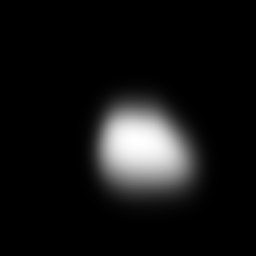
#> input picture anatomy_priors/vindr_train_heart_prior_256.png, 256 x 256 px
$ python -i check_cxr_orientation.py   (imports and definitions only)
#> lines starting #> are read from the running program, lines starting #| are printed output that depends on the picture
#> further down, picture is the input picture: shape (256, 256); min 0, max 255, mean 20
#!/usr/bin/env python3
"""
Check whether CXR images are anatomically horizontal or vertical.

Definitions:
  - horizontal_lungs:
      lungs are side-by-side in the current image orientation.
  - vertical_lungs_candidate:
      lung-like regions appear stacked vertically, suggesting a 90-degree rotated image.
  - canvas_portrait / canvas_landscape:
      purely based on image dimensions. This is NOT the same as anatomical orientation.

Supports:
  - PNG/JPG images
  - DICOM images, if pydicom is installed
  - CSV manifests, e.g. VinDr image_labels_test.csv
  - JSON manifests, e.g. MIMIC-CXR pretraining JSON

Install dependencies:
  pip install numpy pandas pillow opencv-python tqdm pydicom
"""

import argparse
import json
from pathlib import Path
from typing import Dict, List, Optional, Tuple

import cv2
import numpy as np
import pandas as pd
from PIL import Image
from tqdm import tqdm


IMAGE_EXTS = {".png", ".jpg", ".jpeg", ".bmp", ".tif", ".tiff"}
DICOM_EXTS = {".dcm", ".dicom"}


# -----------------------------
# Path collection
# -----------------------------

# [151 lines left out: functions collect_recursive, collect_from_csv, collect_from_json, load_image_as_gray, not called in this run]


# -----------------------------
# Orientation heuristic
# -----------------------------

def normalize_gray(gray: np.ndarray) -> np.ndarray:
    gray = gray.astype(np.float32)

    lo, hi = np.percentile(gray, [1, 99])
#> lo = 0; hi = 243
    if hi <= lo:
        lo, hi = float(gray.min()), float(gray.max())

    if hi <= lo:
        return np.zeros_like(gray, dtype=np.float32)

    gray = np.clip(gray, lo, hi)
    gray = (gray - lo) / (hi - lo + 1e-8)
    return gray


def remove_border_components(mask: np.ndarray) -> np.ndarray:
    """
    Remove connected components that touch image border.
    This helps remove black background outside the patient.
    """
    mask = mask.astype(np.uint8)
    num_labels, labels, stats, _ = cv2.connectedComponentsWithStats(mask, connectivity=8)

    h, w = mask.shape
    keep = np.zeros_like(mask, dtype=np.uint8)

    for comp_id in range(1, num_labels):
        x, y, bw, bh, area = stats[comp_id]
        touches_border = x <= 1 or y <= 1 or (x + bw) >= (w - 1) or (y + bh) >= (h - 1)
        if not touches_border:
            keep[labels == comp_id] = 1

    return keep


def find_two_lung_like_components(gray: np.ndarray) -> Tuple[List[Dict[str, float]], Dict[str, float]]:
    """
    Heuristic lung detector:
      - lungs are usually among darker regions inside the thorax
      - remove components touching border
      - keep plausible internal dark components
      - return two largest plausible components

    This is intentionally lightweight. It is for QC flagging, not clinical segmentation.
    """
    g = normalize_gray(gray)

    # Resize for speed and stable morphology.
    max_side = 512
    h0, w0 = g.shape
#> h0 = 256; w0 = 256
    scale = max_side / max(h0, w0) if max(h0, w0) > max_side else 1.0
#> scale = 1

    if scale != 1.0:
        g_small = cv2.resize(g, (int(w0 * scale), int(h0 * scale)), interpolation=cv2.INTER_AREA)
    else:
        g_small = g.copy()

    h, w = g_small.shape
#> h = 256; w = 256

    # Ignore extreme edges.
    margin_y = int(0.03 * h)
#> margin_y = 7
    margin_x = int(0.03 * w)
#> margin_x = 7

    work = g_small.copy()

    # Dark candidate mask. Percentile threshold is more stable than absolute threshold.
    inner = work[margin_y:h - margin_y, margin_x:w - margin_x]
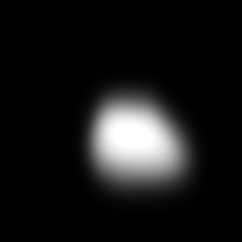
#> inner: shape (242, 242) float32; min 0, max 1, mean 0.0917
    dark_thr = np.percentile(inner, 42)
#> dark_thr = 0
    dark = (work < dark_thr).astype(np.uint8)
#> dark: shape (256, 256); every value is 0

    # Remove image border/background components.
    dark[:margin_y, :] = 0
    dark[h - margin_y:, :] = 0
    dark[:, :margin_x] = 0
    dark[:, w - margin_x:] = 0
    dark = remove_border_components(dark)
#> in remove_border_components, `num_labels, labels, stats, _ = cv2.connectedComponentsWithStats(mask, ..`: labels: shape (256, 256) int32; every value is 0
#> in remove_border_components, `num_labels, labels, stats, _ = cv2.connectedComponentsWithStats(mask, ..`: num_labels = 1; stats = [[0, 0, 256, 256, 65536]]

    # Morphological cleanup.
    kernel = np.ones((5, 5), np.uint8)
    dark = cv2.morphologyEx(dark, cv2.MORPH_OPEN, kernel)
    dark = cv2.morphologyEx(dark, cv2.MORPH_CLOSE, kernel)

    num_labels, labels, stats, centroids = cv2.connectedComponentsWithStats(dark, connectivity=8)
#> num_labels = 1; stats = [[0, 0, 256, 256, 65536]]; centroids = [[127.5, 127.5]]

    comps = []
    img_area = h * w
#> img_area = 65536

    for comp_id in range(1, num_labels):
        x, y, bw, bh, area = stats[comp_id]
        cx, cy = centroids[comp_id]

        area_frac = area / img_area

        # Plausible lung-field component constraints.
        if area_frac < 0.005:
            continue
        if area_frac > 0.35:
            continue

        # Avoid tiny slivers and extreme edge artifacts.
        if bw < 0.08 * w or bh < 0.08 * h:
            continue
        if cx < 0.08 * w or cx > 0.92 * w:
            continue
        if cy < 0.08 * h or cy > 0.92 * h:
            continue

        comps.append({
            "area": float(area),
            "area_frac": float(area_frac),
            "x": float(x),
            "y": float(y),
            "w": float(bw),
            "h": float(bh),
            "cx": float(cx / w),
            "cy": float(cy / h),
        })
#> after the loop, comps = []

    comps = sorted(comps, key=lambda c: c["area"], reverse=True)[:2]

    debug = {
        "dark_threshold": float(dark_thr),
        "num_components": float(len(comps)),
    }
#> debug = {'dark_threshold': 0, 'num_components': 0}

    return comps, debug


# [243 lines left out: functions classify_anatomical_orientation, canvas_orientation, scan_dataset, print_summary, parse_args, main, not called in this run]


# [2 lines not run here, left out]

>>> import cv2
>>> picture = cv2.imread('../anatomy_priors/vindr_train_heart_prior_256.png', cv2.IMREAD_GRAYSCALE)
>>> result = find_two_lung_like_components(picture)
